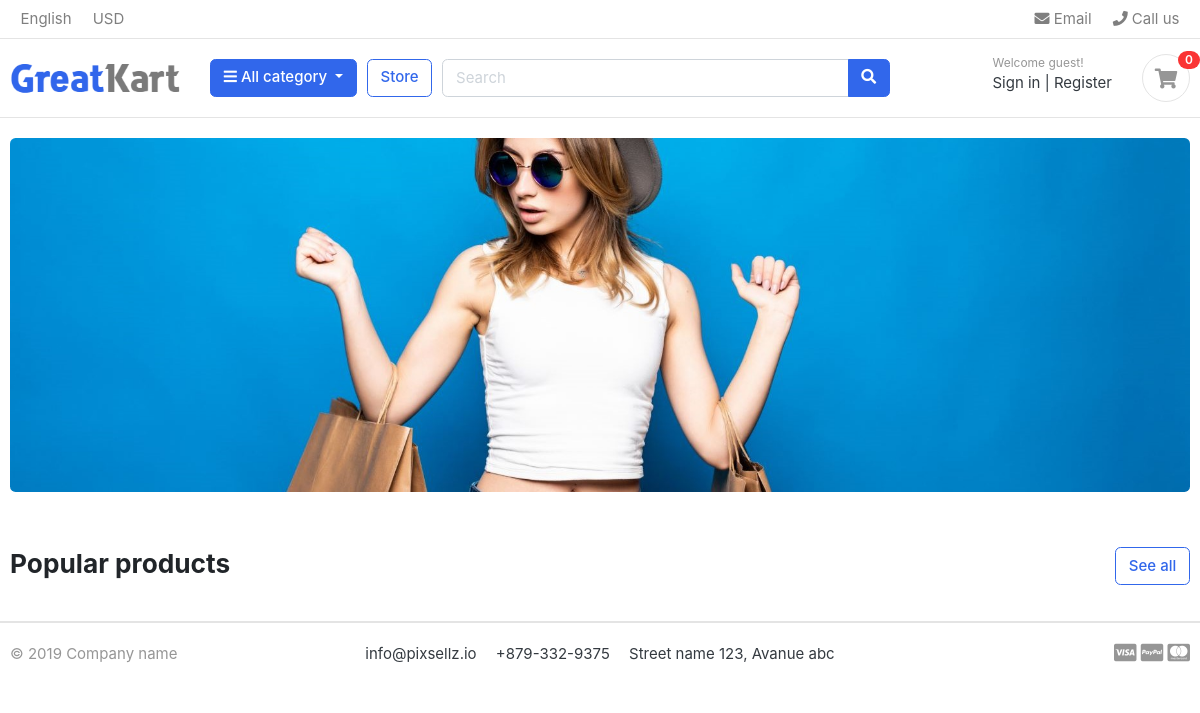
The app's page /, older data.
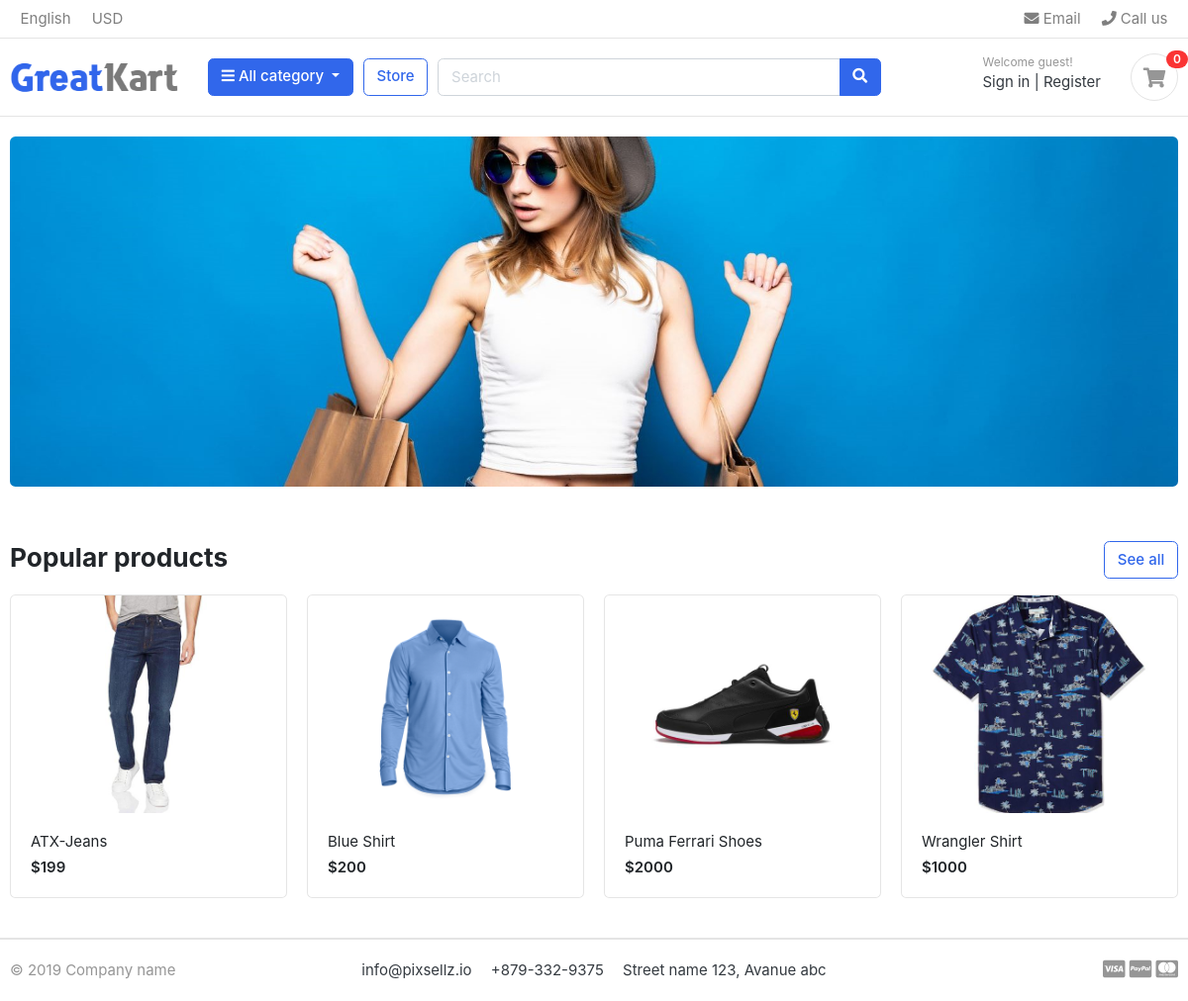
The same page, newer data.
### store/models.py (models this page shows, shortened)
class Product(models.Model):
    product_name = models.CharField(max_length=200, unique=True)
    slug = models.SlugField(max_length=200, unique=True)
    description = models.TextField(max_length=500, blank=True)
    price = models.IntegerField()
    images = models.ImageField(upload_to='photos/products')
    stock = models.IntegerField()
    is_available = models.BooleanField()
    category = models.ForeignKey(Category, on_delete=models.CASCADE)
    created_date = models.DateField(auto_now_add=True)
    modified_date = models.DateField(auto_now_add=True)
    def get_url(self):
        return reverse('product-detail', args=[self.category.slug, self.slug])

### greatkart/views.py (the view)
# urls.py: 2. Add a URL to urlpatterns:  path('', views.home, name='home')
def home(request):
    products = Product.objects.all().filter(is_available = True)
    context = {
        'products' : products,
    }
    return render(request,'home.html',context)

### category/context_processor.py (called while the page is built)
def menu_links(request):
    links = Category.objects.all()
    return dict(links=links)

### category/models.py (called while the page is built)
    def get_url(self):
        return reverse('products_by_category',args = [self.slug])

### templates/home.html
{% extends "base.html" %}
{% load static %}
{% block content %}
<section class="section-intro padding-y-sm">
<div class="container">
<div class="intro-banner-wrap">
	<img src="{% static 'images/banners/cover.jpg' %}" class="img-fluid rounded">
</div>
</div>
</section>
<section class="section-name padding-y-sm">
<div class="container">
<header class="section-heading">
	<a href="{% url 'store' %}" class="btn btn-outline-primary float-right">See all</a>
	<h3 class="section-title">Popular products</h3>
</header>
<div class="row">
	{% for product in products  %}
	<div class="col-md-3">
		<div class="card card-product-grid">
			<a href="{{product.get_url}}" class="img-wrap"> <img src="{{ product.images.url }}"> </a>
			<figcaption class="info-wrap">
				<a href="{{product.get_url}}" class="title">{{product.product_name}}</a>
				<div class="price mt-1">${{product.price}}</div>
			</figcaption>
		</div>
	</div>
	{% endfor %}
</div>
</div>
</section>
</body>
</html>
{% endblock content %}

### templates/base.html (shortened to what this page needs)
{% load static %}
<!DOCTYPE HTML>
<html lang="en">
<head>
<link href="{% static 'css/bootstrap.css' %}" rel="stylesheet" type="text/css"/>
<link href="{% static 'fonts/fontawesome/css/all.min.css' %}" type="text/css" rel="stylesheet">
<link href="{% static 'css/ui.css' %}" rel="stylesheet" type="text/css"/>
<link href="{% static 'css/responsive.css' %}" rel="stylesheet" media="only screen and (max-width: 1200px)" />
</head>
<body>
{% include "includes/navbar.html" %}
{% block content %}{% endblock content %}
{% include "includes/footer.html" %}

### templates/includes/navbar.html (shortened to what this page needs)
{% load static %}
<header class="section-header">
  <nav class="navbar p-md-0 navbar-expand-sm navbar-light border-bottom">
    <div class="container">
      <div class="collapse navbar-collapse" id="navbarTop4">
        <ul class="navbar-nav mr-auto">
          <li class="nav-item dropdown">
            <a href="#" class="nav-link"> English </a>
          </li>
          <li class="nav-item dropdown">
            <a href="#" class="nav-link"> USD </a>
          </li>
        </ul>
        <ul class="navbar-nav">
          <li>
            <a href="#" class="nav-link">
              <i class="fa fa-envelope"></i> Email
            </a>
          </li>
          <li>
            <a href="#" class="nav-link">
              <i class="fa fa-phone"></i> Call us
            </a>
          </li>
        </ul>
      </div>
    </div>
  </nav>
  <section class="header-main border-bottom">
    <div class="container">
      <div class="row align-items-center">
        <div class="col-lg-2 col-md-3 col-6">
          <a href="{% url 'home' %}" class="brand-wrap">
            <img class="logo" src="{% static './images/logo.png' %}" />
          </a>
        </div>
        <div class="col-lg col-sm col-md col-6 flex-grow-0">
          <div class="category-wrap dropdown d-inline-block float-right">
            <button
              type="button"
              class="btn btn-primary dropdown-toggle"
              data-toggle="dropdown"
            >
              <i class="fa fa-bars"></i> All category
            </button>
          </div>
        </div>
        <a href="{% url 'store' %}" class="btn btn-outline-primary">Store</a>
        <div class="col-lg col-md-6 col-sm-12 col">
          <form action="#" class="search">
            <div class="input-group w-100">
              <input
                type="text"
                class="form-control"
                style="width: 60%"
                placeholder="Search"
              />
              <div class="input-group-append">
                <button class="btn btn-primary" type="submit">
                  <i class="fa fa-search"></i>
                </button>
              </div>
            </div>
          </form>
        </div>
        <div class="col-lg-3 col-sm-6 col-8 order-2 order-lg-3">
          <div class="d-flex justify-content-end mb-3 mb-lg-0">
            <div class="widget-header">
              <small class="title text-muted">Welcome guest!</small>
              <div>
                <a href="./signin.html">Sign in</a>
                <span class="dark-transp"> | </span>
                <a href="./register.html"> Register</a>
              </div>
            </div>
            <a href="./cart.html" class="widget-header pl-3 ml-3">
              <div class="icon icon-sm rounded-circle border">
                <i class="fa fa-shopping-cart"></i>
              </div>
              <span class="badge badge-pill badge-danger notify">0</span>
            </a>
          </div>
        </div>
      </div>
    </div>
  </section>
</header>

### templates/includes/footer.html
<footer class="section-footer border-top">
	<div class="container">
		<section class="footer-bottom border-top row">
			<div class="col-md-2">
				<p class="text-muted"> &copy 2019 Company name </p>
			</div>
			<div class="col-md-8 text-md-center">
				<span  class="px-2">info@pixsellz.io</span>
				<span  class="px-2">+879-332-9375</span>
				<span  class="px-2">Street name 123, Avanue abc</span>
			</div>
			<div class="col-md-2 text-md-right text-muted">
				<i class="fab fa-lg fa-cc-visa"></i>
				<i class="fab fa-lg fa-cc-paypal"></i>
				<i class="fab fa-lg fa-cc-mastercard"></i>
			</div>
		</section>
	</div>
</footer>

### static/css/ui.css (style rules this page uses)
html { font-family: "Inter", sans-serif; font-size: 15px; }
.img-wrap { text-align: center; display: block; }
.img-wrap img { max-width: 100%; }
.icon-xs, .icon-sm, .icon-md, .icon-lg { display: inline-block; text-align: center; flex-shrink: 0; flex-grow: 0; }
.icon-sm { width: 48px; height: 48px; line-height: 48px !important; font-size: 20px; }
.padding-y-sm { padding-top: 20px; padding-bottom: 20px; }
.section-heading { margin-bottom: 20px; margin-top: 15px; }
.section-title { color: #212529; }
p:last-child { margin-bottom: 0; }
.header-main { position: relative; padding-top: 1rem; padding-bottom: 1rem; }
.brand-wrap .logo, .navbar-brand .logo { margin-right: 7px; max-height: 42px; display: inline-block; }
.widget-header { display: inline-block; vertical-align: middle; position: relative; }
.widget-header a { color: #343a40; }
.widget-header i { color: #969696; }
.widget-header .title { display: block; }
.widget-header .notify { position: absolute; top: -3px; right: -10px; }
.footer-bottom { padding-top: 20px; padding-bottom: 20px; }
[class*=card-product] a.title { color: #212529; display: block; }
[class*=card-product] .img-wrap { overflow: hidden; position: relative; }
[class*=card-product] .img-wrap img { height: 100%; max-width: 100%; width: auto; display: inline-block; -o-object-fit: cover; object-fit: cover; }
.card-product-grid { margin-bottom: 20px; }
.card-product-grid .img-wrap { border-radius: 0.2rem 0.2rem 0 0; height: 220px; }
.card-product-grid .info-wrap { overflow: hidden; padding: 18px 20px; }
.card .img-wrap { overflow: hidden; }
.notify { position: absolute; top: -4px; right: -10px; display: inline-block; padding: 0.25em 0.6em; font-size: 12px; line-height: 1; text-align: center; border-radius: 3rem; color: #fff; background-color: #fa3434; }
.price { font-weight: 600; color: #212529; }

Row changes from the older to the newer data that the page shows:
added Product: images (picture), product_name "ATX-Jeans", price "199"
added Product: images (picture), product_name "Blue Shirt", price "200"
added Product: images (picture), product_name "Puma Ferrari Shoes", price "2000"
added Product: images (picture), product_name "Wrangler Shirt", price "1000"
